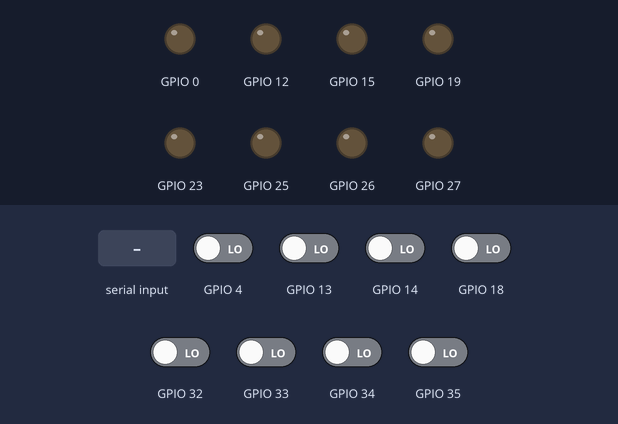
A sketch run on a simulated ESP32. Shown: output pins drawn as LEDs (lit = HIGH). Inputs (shaded band) come from the test bench; at power-on: GPIO 4, GPIO 13, GPIO 14, GPIO 18, GPIO 32–35 LOW. What the sketch prints to the serial monitor is not drawn.

Above: at 1.2 s.
1.3 s: "f" received over Serial
At 2.4 s:
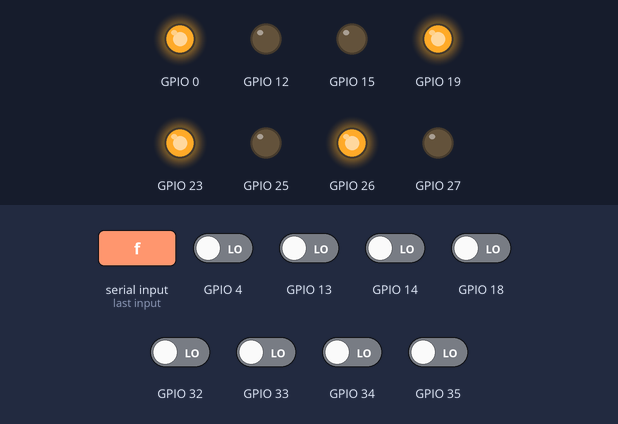
2.8 s: "r" received over Serial
At 3.5 s:
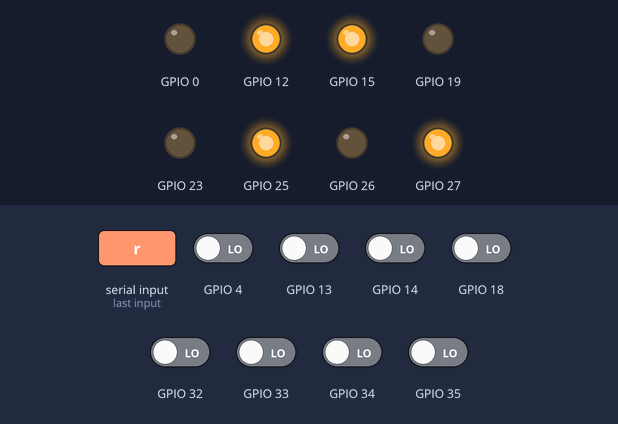
4.3 s: "b" received over Serial
At 4.6 s:
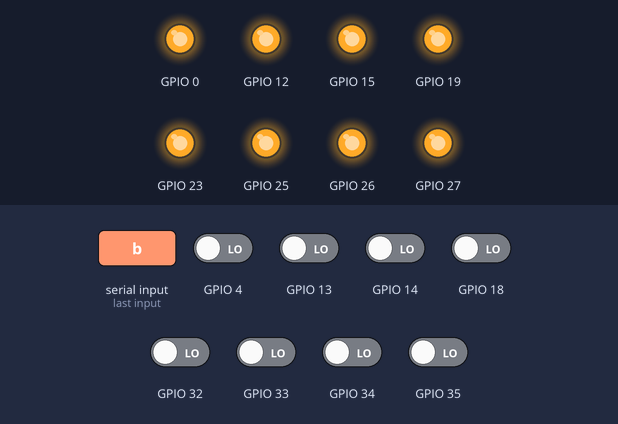
5.8 s: "s" received over Serial
At 7.0 s:
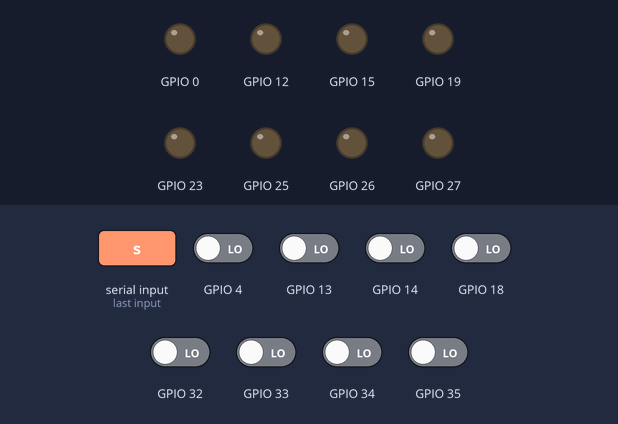
Timing chart, 0 to 8.3 s (numbered marks = the images above; inputs shaded):
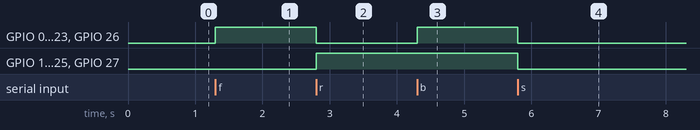

Measured:
- after the input at 1.3 s, GPIO 0, GPIO 19, GPIO 23, GPIO 26: LOW → HIGH at once
- after the input at 2.8 s, GPIO 0, GPIO 19, GPIO 23, GPIO 26: HIGH → LOW at once; GPIO 12, GPIO 15, GPIO 25, GPIO 27: LOW → HIGH at once
- after the input at 4.3 s, GPIO 0, GPIO 19, GPIO 23, GPIO 26: LOW → HIGH at once
- after the input at 5.8 s, GPIO 0, GPIO 12, GPIO 15, GPIO 19, GPIO 23, GPIO 25–27: HIGH → LOW at once

The sketch:

____01_dc_enc_4_test_cpp.ino
```cpp
class DCMotor {
  int M1;
  int M2;

  void control(int value1, int value2) {
    digitalWrite(M1, value1);
    digitalWrite(M2, value2);
  }

public:
  DCMotor(int M1, int M2)
    :M1(M1),M2(M2) {}

  void begin() {
    pinMode(M1,OUTPUT);
    pinMode(M2,OUTPUT);
  }

  void forward() {
    control(HIGH,LOW);
  }

  void reverse() {
    control(LOW,HIGH);
  }

  void stop() {
    control(LOW,LOW);
  }

  void brake() {
    control(HIGH,HIGH);
  }
};

class Encoder {
  int C1;
  int C2;
  volatile long pos;
  portMUX_TYPE encMux;

  void IRAM_ATTR C1_ISR() {
    byte val1=digitalRead(C1);
    byte val2=digitalRead(C2);
    if(val1==val2) pos++;
    else pos--;
  }

  void IRAM_ATTR C2_ISR() {
    byte val1=digitalRead(C1);
    byte val2=digitalRead(C2);
    if(val1!=val2) pos++;
    else pos--;
  }

  static void IRAM_ATTR C1_ISR_static(void* arg) {
    Encoder* enc=static_cast<Encoder*>(arg);
    enc->C1_ISR();
  }

  static void IRAM_ATTR C2_ISR_static(void* arg) {
    Encoder* enc=static_cast<Encoder*>(arg);
    enc->C2_ISR();
  }

public:
  Encoder(int C1, int C2)
    : C1(C1),C2(C2), encMux(portMUX_INITIALIZER_UNLOCKED) {}

  void begin() {
    pinMode(C1, INPUT);
    pinMode(C2, INPUT);
    attachInterruptArg(C1, C1_ISR_static, this, CHANGE);
    attachInterruptArg(C2, C2_ISR_static, this, CHANGE);
  }

  long getPos() {
    portENTER_CRITICAL(&encMux);
    long tmp_pos=pos;
    portEXIT_CRITICAL(&encMux);
    return tmp_pos;
  }
};

DCMotor dcFL(19,27);
DCMotor dcFR(26,25);
DCMotor dcRL(0,15);
DCMotor dcRR(23,12);

Encoder encFL(14, 4);
Encoder encFR(34,35);
Encoder encRL(13,18);
Encoder encRR(32,33);

void setup() {

  Serial.begin(115200);

  dcFL.begin();
  dcFR.begin();
  dcRL.begin();
  dcRR.begin();

  encFL.begin();
  encFR.begin();
  encRL.begin();
  encRR.begin();
}

void loop() {

  if(Serial.available()) {
    char input = Serial.read();
    if(input=='f') {
      dcFL.forward();
      dcFR.forward();
      dcRL.forward();
      dcRR.forward();
    } else if(input=='r') {
      dcFL.reverse();
      dcFR.reverse();
      dcRL.reverse();
      dcRR.reverse();
    } else if(input=='b') {
      dcFL.brake();
      dcFR.brake();
      dcRL.brake();
      dcRR.brake();
    } else if(input=='s') {
      dcFL.stop();
      dcFR.stop();
      dcRL.stop();
      dcRR.stop();
    }
  }

  Serial.printf("%ld, %ld, %ld, %ld\n",
    encFL.getPos(),
    encFR.getPos(),
    encRL.getPos(),
    encRR.getPos());

}
```
